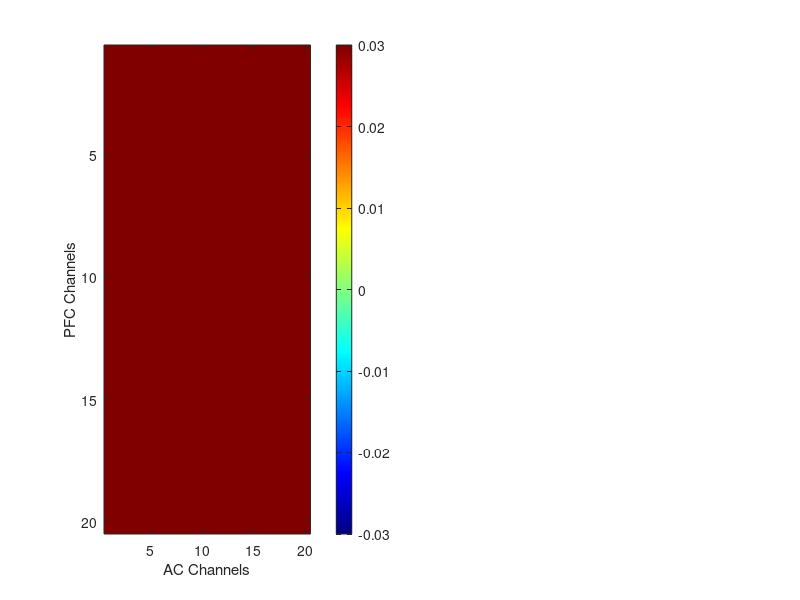

MATLAB code for this plot: (Note: this script raises an error after producing the figure.)
%% Define data

Frequency_Band  = 'theta';                       % Options: 'theta', 'alpha', 'beta', 'gamma', 'highGamma'
Statistic       = 'PSI';                         % Options: 'Granger' or 'Coherence'
animals         = {'MrCassius'};          % Options: 'MrCassius' and/or 'MrM'
Epoch           = 'preCueOnset';
Behavior        = 'Correct';                     % Options: Correct or Wrong

% Select PSI data directory
% as of 1/14/25 the most important input is the directory because it
% determines what two conditions are stored in the file 

rootdir  = 'C:\Users\Corey Roach\Documents\00_DATA\PretoneOnly_PreCue_Correct_Congruency_PSI';
%savedir = 'C:\Users\Corey Roach\Documents\00_DATA\PretoneOnly_TestTone_HighSNR_Correct_Congruency_PSI';                                        % path to the parent directory where all new data will be stored (save structure: RecDate >> Animal >> Epoch >> all figures/files)
sessions = dir(fullfile(rootdir, '19*'));

% designations are used for outfile naming convention only
SNR_designation = 'Both';                     % Options: HighSNR or LowSNR
Condition_1_designation = 'Congruent_Trials';    % Options: Can be almost any 
Condition_2_designation = 'Incongruent_Trials';

%%

% Define the PFC and AC channel labels and generate temporary grids

channels = arrayfun(@(x) sprintf('ch%02d', x), 3:22, 'UniformOutput', false);
Condition_1_PSI_grid = cell(20, 20); 
Condition_2_PSI_grid = cell(20, 20);

%% Loop through all sessions and sort PSI values by channel-pair 

% Preallocate cell arrays for storing results
num_sessions = length(sessions);
monte_Results = cell(num_sessions, 1);
Wilcox_Results = cell(num_sessions, 1);

for i = 1:length(sessions)

    RecDate = sessions(i).name;

    for j = 1:length(animals)

        Animal = animals{j};
        
        if exist(fullfile(rootdir, RecDate, Animal, extractBefore(Epoch, 'Onset'), 'Correct'), 'dir')
            if strcmp(Statistic, 'PSI')
                files = dir(fullfile(rootdir, RecDate, Animal, extractBefore(Epoch, 'Onset'), 'Correct', ['*' Frequency_Band '*PSI_data.mat']));
            end
        else
        continue;
        end
        
        if ~isempty(files)
            fprintf('Processing session %s: ', num2str(RecDate));
        end

            for k = 1:length(files) % runs if there are any processed channel pairs in given frequency band
        
            file_name = files(k).name;

            % pull this sessions, PSI data 
            if strcmp(Statistic, 'PSI')
            channel_files = dir(fullfile(rootdir, RecDate, Animal, 'testTone', 'Correct', [extractBefore(file_name, 'PSI') '*']));
            end

            % 
            datadir = fullfile(rootdir, RecDate, Animal, extractBefore(Epoch, 'Onset'), 'Correct', file_name);
            load(datadir);
           
            dataMatrix_1 = PSI_Condition_1.psispctrm; 
            labels_1 = PSI_Condition_1.labelcmb;         
            dataMatrix_2 = PSI_Condition_2.psispctrm; 
            labels_2 = PSI_Condition_2.labelcmb;         
    
           % Populate Condition_1_PSI_grid with data
        
           for rowIdx_1 = 1:size(dataMatrix_1, 1)

            % Extract channel pair from label
            pfcLabel = labels_1{rowIdx_1, 1};  % First column: PFC label (e.g., 'D1_PFC_ch05')
            acLabel  = labels_1{rowIdx_1, 2};  % Second column: AC label (e.g., 'D3_AC_ch04')
            
            % Remove the 'D' component and isolate the channel labels
            pfcChannel = regexp(pfcLabel, 'PFC_ch\d+', 'match', 'once');  % Extract PFC channel
            acChannel  = regexp(acLabel, 'AC_ch\d+', 'match', 'once');    % Extract AC channel
        
            % Find indices in the grid
            pfcIdx = find(strcmp(channels, strrep(pfcChannel, 'PFC_', '')));
            acIdx = find(strcmp(channels, strrep(acChannel, 'AC_', '')));
        
                % Assign the data row to the grid position
                if ~isempty(pfcIdx) && ~isempty(acIdx)
                    if isempty(Condition_1_PSI_grid{pfcIdx, acIdx})
                    % Initialize the cell with the first row of data
                    Condition_1_PSI_grid{pfcIdx, acIdx} = dataMatrix_1(rowIdx_1, :);
                    else
                    % Append the new row of data to the existing data
                    Condition_1_PSI_grid{pfcIdx, acIdx} = [Condition_1_PSI_grid{pfcIdx, acIdx}; dataMatrix_1(rowIdx_1, :)];
                    end

                end
           end

           % Populate Condition_2_PSI_grid with data 

           for rowIdx_2 = 1:size(dataMatrix_2, 1)

            % Extract channel pair from label
            pfcLabel = labels_2{rowIdx_2, 1}; % First column: PFC label (e.g., 'D1_PFC_ch05')
            acLabel  = labels_2{rowIdx_2, 2};  % Second column: AC label (e.g., 'D3_AC_ch04')
            
            % Remove the 'D' component and isolate the channel labels
            pfcChannel = regexp(pfcLabel, 'PFC_ch\d+', 'match', 'once'); % Extract PFC channel
            acChannel  = regexp(acLabel, 'AC_ch\d+', 'match', 'once');    % Extract AC channel
        
            % Find indices in the grid
            pfcIdx = find(strcmp(channels, strrep(pfcChannel, 'PFC_', '')));
            acIdx  = find(strcmp(channels, strrep(acChannel, 'AC_', '')));
        
                % Assign the data row to the grid position
                if ~isempty(pfcIdx) && ~isempty(acIdx)
                    if isempty(Condition_2_PSI_grid{pfcIdx, acIdx})
                    % Initialize the cell with the first row of data
                    Condition_2_PSI_grid{pfcIdx, acIdx} = dataMatrix_2(rowIdx_2, :);
                    else
                    % Append the new row of data to the existing data
                    Condition_2_PSI_grid{pfcIdx, acIdx} = [Condition_2_PSI_grid{pfcIdx, acIdx}; dataMatrix_2(rowIdx_2, :)];
                    end                 
                end
           end
          
            
           [Wilcox_results, monte_results] = PSIScratchPad_v2(Frequency_Band, PSI_Condition_1, PSI_Condition_2);

            % Store results for this session
            monte_Results{i} = monte_results;
            Wilcox_Results{i} = Wilcox_results;


          end
      end
  end


%% 

num_sessions = length(Wilcox_Results);

% Preallocate column arrays
PFC_to_AC_Monte = [];
AC_to_PFC_Monte = [];

for i = 1:num_sessions
    % Check if the current cell in monte_Results is empty
    if isempty(monte_Results{i})
        continue; % Skip this iteration if the cell is empty
    end
    
    % Check if the required fields exist before accessing them
    if isfield(monte_Results{i}, 'pfc_to_ac') && isfield(monte_Results{i}, 'ac_to_pfc')
        % Extract PFC_to_AC and AC_to_PFC values safely
        PFC_to_AC_Monte = [PFC_to_AC_Monte; monte_Results{i}.pfc_to_ac(:)];
        AC_to_PFC_Monte = [AC_to_PFC_Monte; monte_Results{i}.ac_to_pfc(:)];
    end
end


%% percentage

% Count the number of values ≤ 0.05
PFC_to_AC_num_significant = sum(PFC_to_AC_Monte <= 0.05);
PFC_to_AC_total_values = numel(PFC_to_AC_Monte);
PFC_to_AC_percent_significant = (PFC_to_AC_num_significant / PFC_to_AC_total_values) * 100;

AC_to_PFC_num_significant = sum(AC_to_PFC_Monte <= 0.05);
AC_to_PFC_total_values = numel(AC_to_PFC_Monte);
AC_to_PFC_percent_significant = (AC_to_PFC_num_significant / AC_to_PFC_total_values) * 100;

%% Chi-Squared Test for Proportions 

observed = [PFC_to_AC_num_significant, PFC_to_AC_total_values - PFC_to_AC_num_significant; AC_to_PFC_num_significant, AC_to_PFC_total_values - AC_to_PFC_num_significant];

% Perform chi-square test
[h, p, stats] = fishertest(observed);


%% Average selected bands to output a single PSI value per channel pair (Condition 1)

if strcmp(Frequency_Band,'theta') == 1
% Define the range of columns to average
columnRange = 5:8;

% Initialize a new grid to store the averaged values
averagedGrid_1 = nan(20, 20); % Use NaN to handle empty grid positions

% Loop through each position in the grid
for pfcIdx = 1:20
    for acIdx = 1:20
        % Check if the grid position contains data
        if ~isempty(Condition_1_PSI_grid{pfcIdx, acIdx})
            % Extract the data matrix for the current position
            dataposition = Condition_1_PSI_grid{pfcIdx, acIdx};

            % Compute the average of the selected columns
            columnAverage = mean(dataposition(:, columnRange), 'all', 'omitnan');

            % Store the average in the new grid
            averagedGrid_1(pfcIdx, acIdx) = columnAverage;
        end
    end
end
end
% 
% if strcmp(Frequency_Band,'alpha') == 1
% % Define the range of columns to average
% columnRange = 8:14;
% 
% % Initialize a new grid to store the averaged values
% averagedGrid_1 = nan(20, 20); % Use NaN to handle empty grid positions
% 
% % Loop through each position in the grid
% for pfcIdx = 1:20
%     for acIdx = 1:20
%         % Check if the grid position contains data
%         if ~isempty(Condition_1_PSI_grid{pfcIdx, acIdx})
%             % Extract the data matrix for the current position
%             dataposition = Condition_1_PSI_grid{pfcIdx, acIdx};
% 
%             % Compute the average of the selected columns
%             columnAverage = mean(dataposition(:, columnRange), 'all', 'omitnan');
% 
%             % Store the average in the new grid
%             averagedGrid_1(pfcIdx, acIdx) = columnAverage;
%         end
%     end
% end
% end
% 
% if strcmp(Frequency_Band,'beta') == 1
% % Define the range of columns to average
% columnRange = 15:30;
% 
% % Initialize a new grid to store the averaged values
% averagedGrid_1 = nan(20, 20); % Use NaN to handle empty grid positions
% 
% % Loop through each position in the grid
% for pfcIdx = 1:20
%     for acIdx = 1:20
%         % Check if the grid position contains data
%         if ~isempty(Condition_1_PSI_grid{pfcIdx, acIdx})
%             % Extract the data matrix for the current position
%             dataposition = Condition_1_PSI_grid{pfcIdx, acIdx};
% 
%             % Compute the average of the selected columns
%             columnAverage = mean(dataposition(:, columnRange), 'all', 'omitnan');
% 
%             % Store the average in the new grid
%             averagedGrid_1(pfcIdx, acIdx) = columnAverage;
%         end
%     end
% end
% end
% 
%% Average selected bands to output a single PSI value per channel pair (Condition 2)

if strcmp(Frequency_Band,'theta') == 1
% Define the range of columns to average
columnRange = 5:8;

% Initialize a new grid to store the averaged values
averagedGrid_2 = nan(20, 20); % Use NaN to handle empty grid positions

% Loop through each position in the grid
for pfcIdx = 1:20
    for acIdx = 1:20
        % Check if the grid position contains data
        if ~isempty(Condition_2_PSI_grid{pfcIdx, acIdx})
            % Extract the data matrix for the current position
            dataposition = Condition_2_PSI_grid{pfcIdx, acIdx};

            % Compute the average of the selected columns
            columnAverage = mean(dataposition(:, columnRange), 'all', 'omitnan');

            % Store the average in the new grid
            averagedGrid_2(pfcIdx, acIdx) = columnAverage;
        end
    end
end
end

% if strcmp(Frequency_Band,'alpha') == 1
% % Define the range of columns to average
% columnRange = 8:14;
% 
% % Initialize a new grid to store the averaged values
% averagedGrid_2 = nan(20, 20); % Use NaN to handle empty grid positions
% 
% % Loop through each position in the grid
% for pfcIdx = 1:20
%     for acIdx = 1:20
%         % Check if the grid position contains data
%         if ~isempty(Condition_2_PSI_grid{pfcIdx, acIdx})
%             % Extract the data matrix for the current position
%             dataposition = Condition_2_PSI_grid{pfcIdx, acIdx};
% 
%             % Compute the average of the selected columns
%             columnAverage = mean(dataposition(:, columnRange), 'all', 'omitnan');
% 
%             % Store the average in the new grid
%             averagedGrid_2(pfcIdx, acIdx) = columnAverage;
%         end
%     end
% end
% end
% 
% if strcmp(Frequency_Band,'beta') == 1
% % Define the range of columns to average
% columnRange = 15:30;
% 
% % Initialize a new grid to store the averaged values
% averagedGrid_2 = nan(20, 20); % Use NaN to handle empty grid positions
% 
% % Loop through each position in the grid
% for pfcIdx = 1:20
%     for acIdx = 1:20
%         % Check if the grid position contains data
%         if ~isempty(Condition_2_PSI_grid{pfcIdx, acIdx})
%             % Extract the data matrix for the current position
%             dataposition = Condition_2_PSI_grid{pfcIdx, acIdx};
% 
%             % Compute the average of the selected columns
%             columnAverage = mean(dataposition(:, columnRange), 'all', 'omitnan');
% 
%             % Store the average in the new grid
%             averagedGrid_2(pfcIdx, acIdx) = columnAverage;
%         end
%     end
% end
% end

% %%
% 
% % Determine the global color range
% % globalMin = min([averagedGrid_1(:); averagedGrid_2(:)]);
% % globalMax = max([averagedGrid_1(:); averagedGrid_2(:)]);
% 
% % Determine the global color range
% globalMin = .001;
% globalMax = .15;
% 
% % Plot the first heatmap
% figure;
% subplot(1, 2, 1); % Create a subplot for side-by-side comparison
% imagesc(averagedGrid_1);
% colormap(jet); % Apply the same colormap
% caxis([globalMin, globalMax]); % Set consistent color limits
% % caxis([-.1, .1]); % Set consistent color limits
% 
% % Plot the first heatmap
% figure;
% subplot(1, 2, 1); % Create a subplot for side-by-side comparison
% imagesc(averagedGrid_1);
% colormap(jet); % Apply the same colormap
% caxis([globalMin, globalMax]); % Set consistent color limits
% % caxis([-.1, .1]); % Set consistent color limits
% 
% colorbar; % Add color bar
% 
% % Add axis labels and title
% xlabel('AC Channels');
% ylabel('PFC Channels');
% title([ 'Congruent  ', '', Statistic, '-', Frequency_Band, '-', Animal]);
% 
% % Adjust axis ticks to reflect channel numbers
% xticks(1:20);
% yticks(1:20);
% xticklabels(arrayfun(@(x) sprintf('ch%02d', x), 3:22, 'UniformOutput', false));
% yticklabels(arrayfun(@(x) sprintf('ch%02d', x), 3:22, 'UniformOutput', false));
% 
% % Improve visual appearance
% axis square; % Make the heatmap square
% 
% % Plot the second heatmap
% subplot(1, 2, 2); % Second subplot
% imagesc(averagedGrid_2);
% colormap(jet); % Apply the same colormap
% caxis([globalMin, globalMax]); % Set consistent color limits
% % caxis([-.1, .1]); % Set consistent color limits
% colorbar; % Add color bar
% 
% % Add axis labels and title
% xlabel('AC Channels');
% ylabel('PFC Channels');
% title([ 'Incongruent  ', '', Statistic, '-', Frequency_Band, '-', Animal]);
% 
% % Adjust axis ticks to reflect channel numbers
% xticks(1:20);
% yticks(1:20);
% xticklabels(arrayfun(@(x) sprintf('ch%02d', x), 3:22, 'UniformOutput', false));
% yticklabels(arrayfun(@(x) sprintf('ch%02d', x), 3:22, 'UniformOutput', false));
% 
% % Improve visual appearance
% axis square; % Make the heatmap square

% Determine the global color range
globalMin = -0.03;
globalMax = 0.03;

% Clamp values to the global color range
averagedGrid_1_clamped = max(globalMin, min(globalMax, averagedGrid_1));
averagedGrid_2_clamped = max(globalMin, min(globalMax, averagedGrid_2));

% Plot the first heatmap
figure;
subplot(1, 2, 1);
imagesc(averagedGrid_1_clamped);
colormap(jet(256)); % 256 instead of default 64
%colormap(jet)
caxis([globalMin, globalMax]);
colorbar;
xlabel('AC Channels');
ylabel('PFC Channels');
title(['Congruent  ', Statistic, '-', Frequency_Band, '-', Animal]);
xticks(1:20);
yticks(1:20);
xticklabels(arrayfun(@(x) sprintf('ch%02d', x), 3:22, 'UniformOutput', false));
yticklabels(arrayfun(@(x) sprintf('ch%02d', x), 3:22, 'UniformOutput', false));
axis square;

% Plot the second heatmap
subplot(1, 2, 2);
imagesc(averagedGrid_2_clamped);
colormap(jet(256)); % 256 instead of default 64
caxis([globalMin, globalMax]);
colorbar;
xlabel('AC Channels');
ylabel('PFC Channels');
title(['Incongruent  ', Statistic, '-', Frequency_Band, '-', Animal]);
xticks(1:20);
yticks(1:20);
xticklabels(arrayfun(@(x) sprintf('ch%02d', x), 3:22, 'UniformOutput', false));
yticklabels(arrayfun(@(x) sprintf('ch%02d', x), 3:22, 'UniformOutput', false));
axis square;

%%
% Assume averagedGrid_1 is your 20x20 array

% Create matrices for positive and negative values
averagedGrid_1_pos = zeros(size(averagedGrid_1));
averagedGrid_1_neg = zeros(size(averagedGrid_1));

% Assign positive values
averagedGrid_1_pos(averagedGrid_1 > 0) = averagedGrid_1(averagedGrid_1 > 0);
% Assign negative values
averagedGrid_1_neg(averagedGrid_1 < 0) = averagedGrid_1(averagedGrid_1 < 0);

% Assume averagedGrid_2 is your 20x20 array

% Create matrices for positive and negative values
averagedGrid_2_pos = zeros(size(averagedGrid_2));
averagedGrid_2_neg = zeros(size(averagedGrid_2));

% Assign positive values
averagedGrid_2_pos(averagedGrid_2 > 0) = averagedGrid_2(averagedGrid_2 > 0);
% Assign negative values
averagedGrid_2_neg(averagedGrid_2 < 0) = averagedGrid_2(averagedGrid_2 < 0);


%%

Summary = PosNegHistogram(averagedGrid_1_pos, averagedGrid_1_neg, averagedGrid_2_pos, averagedGrid_2_neg, 20);
